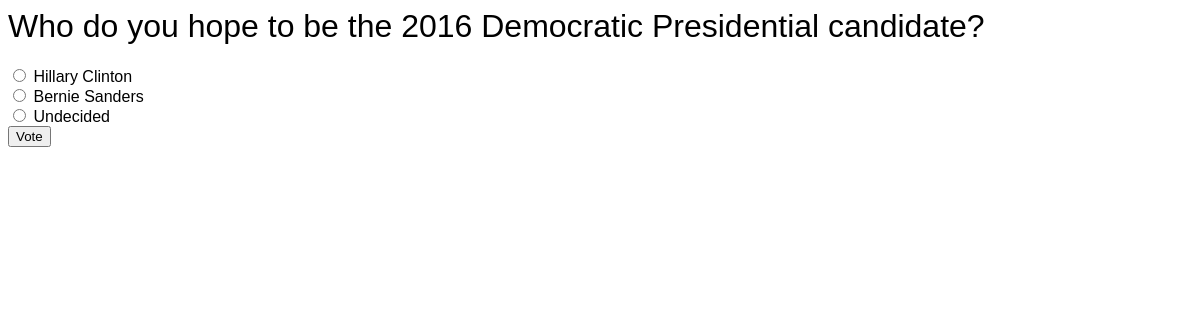
Screenshot of /polls/4/ with the database file from the repository.
### polls/models.py (models this page shows, shortened)
class Question(models.Model):
  question_text = models.CharField(max_length=200)
  pub_date = models.DateTimeField('date published')
  def was_published_recently(self):
    now = timezone.now()
    return now - datetime.timedelta(days=1) <= self.pub_date <= now
  was_published_recently.admin_order_field = 'pub_date'
  was_published_recently.boolean = True
  was_published_recently.short_description = 'Published recently?'

class Choice(models.Model):
  question = models.ForeignKey(Question, on_delete=models.CASCADE)
  choice_text = models.CharField(max_length=200)
  votes = models.IntegerField(default=0)

### polls/views.py (the view)
# urls.py: url(r'^(?P<pk>[0-9]+)/$', views.DetailView.as_view(), name='detail'),
class DetailView(generic.DetailView):
  model = Question
  template_name = 'polls/detail.html'
  def get_queryset(self):
    return Question.objects.filter(pub_date__lte=timezone.now())

### polls/templates/polls/detail.html (shortened to what this page needs)
<link rel="stylesheet" type="text/css" href="../../static/polls/styles.css"/>
<h1>{{ question.question_text }}</h1>
<form action="{% url 'polls:vote' question.id %}" method="post">
{% for choice in question.choice_set.all %}
  <input type="radio" name="choice" id="choice{{forloop.counter}}" value="{{ choice.id }}"/>
  <label for="choice{{ forloop.counter }}">{{ choice.choice_text }}</label><br/>
{% endfor %}
<input type="submit" value="Vote" />
</form>

### polls/static/polls/styles.css (style rules this page uses)
* { font-family: Helvetica; font-weight: lighter; }

### rows the page displays
Question: question_text "Who do you hope to be the 2016 Democratic Presidential candidate?"
Choice: choice_text "Hillary Clinton"
Choice: choice_text "Bernie Sanders"
Choice: choice_text "Undecided"
